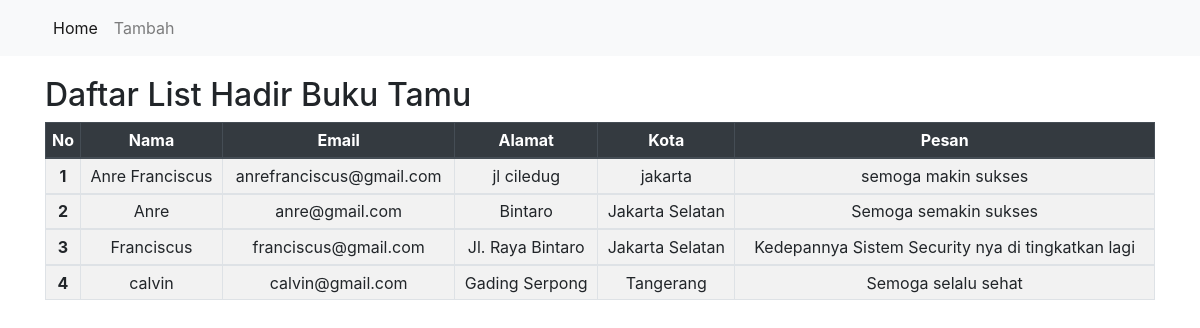
Screenshot of /tampilkan.php with the database file from the repository.
### tables this page shows
CREATE TABLE `tamu` (
  `id` int(10) NOT NULL,
  `nama_tamu` varchar(80) NOT NULL,
  `email_tamu` varchar(100) NOT NULL,
  `alamat_tamu` varchar(100) NOT NULL,
  `kota_tamu` varchar(100) NOT NULL,
  `pesan` text NOT NULL
);

### tampilkan.php (the view, shortened to what this page needs)
<?php include 'koneksi.php'; ?>
<!DOCTYPE html>
<html>
<head>
	<link rel="stylesheet" href="https://stackpath.bootstrapcdn.com/bootstrap/4.3.1/css/bootstrap.min.css">
</head>
<body>
	<nav class="navbar navbar-expand-lg navbar-light bg-light">
		<div class="container">
			<div class="collapse navbar-collapse" id="navbarSupportedContent">
				<ul class="navbar-nav mr-auto">
					<li class="nav-item active">
						<a class="nav-link" href="index.php">Home</a>
					</li>
					<li class="nav-item">
						<a class="nav-link" href="index.php">Tambah</a>
					</li>
				</ul>
			</div>
		</div>
	</nav>
	<div class="container" style="margin-top: 20px;">
	<h2>Daftar List Hadir Buku Tamu</h2>
	<table class="table table-striped table-hover table-sm table-bordered">
		<thead class="thead-dark">
			<tr>
				<th scope="col">No</th>
				<th scope="col">Nama</th>
				<th scope="col">Email</th>
				<th scope="col">Alamat</th>
				<th scope="col">Kota</th>
				<th scope="col">Pesan</th>
			</tr>
		</thead>
		<?php
		$query = mysqli_query($db, "SELECT * from tamu ORDER BY id asc");
		$no = 0;
		while ($data = mysqli_fetch_array($query)) {
			$no++;
		 ?>
		 <tbody>
		 	<tr>
		 		<th scope="row"><?= $no; ?></th>
		 		<td><?= $data['nama_tamu'];?></td>
		 		<td><?= $data['email_tamu'];?></td>
		 		<td><?= $data['alamat_tamu'];?></td>
		 		<td><?= $data['kota_tamu'];?></td>
		 		<td><?= $data['pesan']; ?></td>
		 	</tr>
		 </tbody>
		<?php } ?>
	</table>
</div>
</body>
</html>

### tampilkan.php (style rules this page uses)
table { text-align: center; }

### rows the page displays
tamu: nama_tamu "Anre Franciscus", email_tamu "anrefranciscus@gmail.com", alamat_tamu "jl ciledug", kota_tamu "jakarta", pesan "semoga makin sukses"
tamu: nama_tamu "Anre", email_tamu "anre@gmail.com", alamat_tamu "Bintaro", kota_tamu "Jakarta Selatan", pesan "Semoga semakin sukses"
tamu: nama_tamu "Franciscus", email_tamu "franciscus@gmail.com", alamat_tamu "Jl. Raya Bintaro", kota_tamu "Jakarta Selatan", pesan "Kedepannya Sistem Security nya di tingkatkan lagi"
tamu: nama_tamu "calvin", email_tamu "calvin@gmail.com", alamat_tamu "Gading Serpong", kota_tamu "Tangerang", pesan "Semoga selalu sehat"
